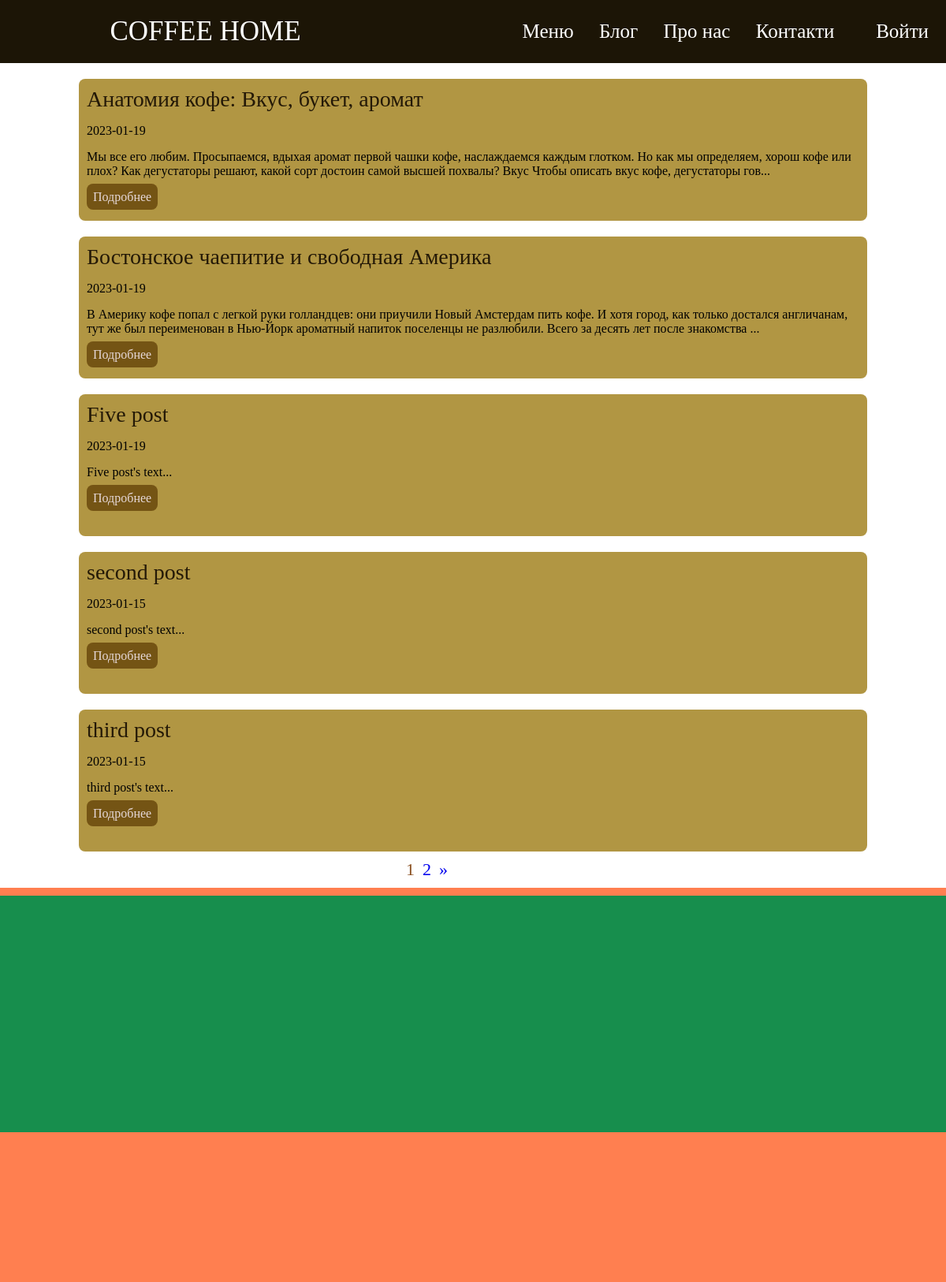
/blog/, run on an earlier commit of the app's database.
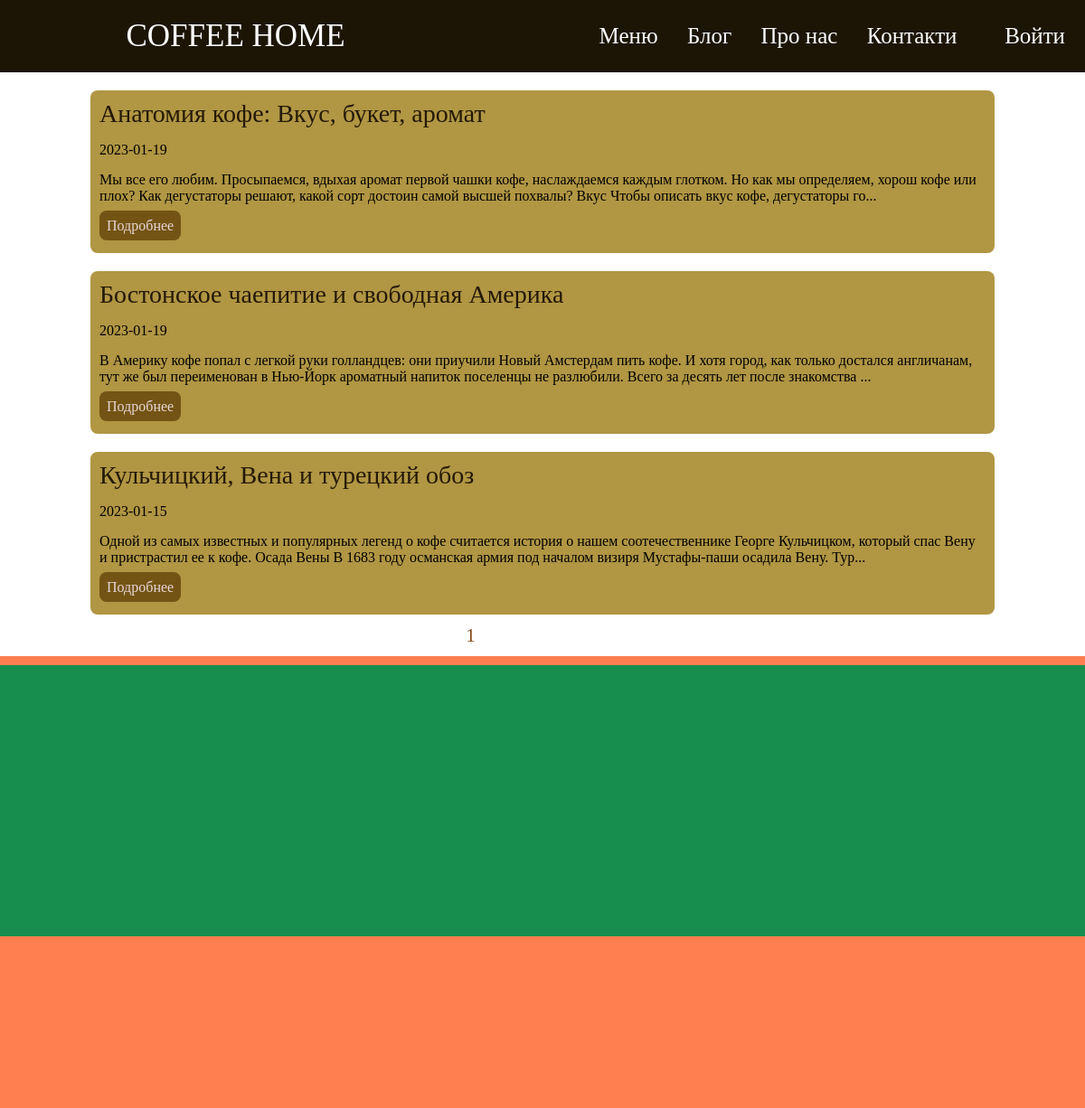
And on a later commit of the database.
### models.py (models this page shows, shortened)
class Posts(db.Model):
    id = db.Column(db.Integer, primary_key=True)
    title = db.Column(db.String(150), nullable=True)
    slug = db.Column(db.String(150), unique=True)
    text = db.Column(db.Text)
    date = db.Column(db.DateTime, default=datetime.now())

### posts/posts.py (the view)
@posts.route('/')
def index():
    posts = Posts.query.order_by(Posts.date.desc())
    page = request.args.get('page')
    if page and page.isdigit():
        page = int(page)
    else:
        page = 1
    pages = posts.paginate(page=page, per_page=5)
    return render_template('posts/index.html', posts=posts, pages=pages)

### posts/templates/posts/index.html (shortened to what this page needs)
{% extends 'posts/base_posts.html' %}
{% block content %} {{ super() }} {% endblock %}
{% block main %}
<main>
  <section class="list-posts">
    {% for el in pages.items %}
    <article class="post">
      <a class="post-title" href="{{ url_for('blue_posts.post_detail', slug=el.slug) }}">{{ el.title }}</a>
      <p class="post-data">{{ el.date.date() }}</p>
      <p class="posr-text">{{ el.text[:250] }}...</p>
      <a class="post-button" href="{{ url_for('blue_posts.post_detail', slug=el.slug) }}">Подробнее</a><br />
    </article>
    {% endfor %}
  </section>
  <ul class="pagination">
    {% for page in pages.iter_pages() %}
    <li {% if page == pages.page %} class="active" {% endif %}>
      <a href="./?page={{ page }}">{{ page }}</a>
    </li>
    {% endfor %}
    {% if pages.has_next %}
    <li class="disabled">
      <a href="./?page={{ pages.next_num }}"><span>&raquo;</span></a>
    </li>
    {% endif %}
  </ul>
</main>
{% endblock %}

### posts/templates/posts/base_posts.html (shortened to what this page needs)
<!DOCTYPE html>
<html lang="en">
  <head>
    <link
      rel="stylesheet"
      href="{{ url_for('.static', filename='css/style.css') }}"
    />
  </head>
  {% block content %}
  <body>
    <header>
      <nav>
        <h1 class="Logo"><a href="{{url_for('index')}}">COFFEE HOME</a></h1>
        <ul class="Menu">
          <li><a href="">Меню</a></li>
          <li><a href="{{url_for('blue_posts.index')}}">Блог</a></li>
          <li><a href="">Про нас</a></li>
          <li><a href="">Контакти</a></li>
          <li class="user-enter-profile">
            {% if not current_user.is_authenticated %}
            <a href="{{ url_for('registration.login')}}">Войти</a>
            {% endif %}
          </li>
        </ul>
      </nav>
    </header>
    {% block main %} {% endblock%}
    <footer><address></address></footer>
  </body>
  {% endblock %}
</html>

### posts/static/css/style.css (style rules this page uses)
html { box-sizing: border-box; font-size: 16px; }
*, *:before, *:after { box-sizing: inherit; }
body, h1, h2, h3, h4, h5, h6, p, ol, ul { margin: 0; padding: 0; font-weight: normal; }
ol, ul { list-style: none; }
a { text-decoration: none; }
body { max-width: 1920px; width: 100%; margin: auto; }
nav { background-color: rgb(28, 21, 6); display: flex; align-items: center; justify-content: space-around; height: 80px; position: fixed; top: 0; max-width: 1920px; width: 100%; z-index: 5; }
.Logo a { font-size: 35px; color: #fff; }
.Menu { width: 400px; height: 100%; display: flex; align-items: center; justify-content: space-between; }
.Menu a { font-size: 25px; color: #fff; padding: 5px 2px; border-radius: 5px; transition: all 300ms ease; }
.user-enter-profile { position: absolute; right: 20px; }
main { margin-top: 80px; }
.list-posts { margin: 100px auto 0 auto; width: 1000px; }
.post { height: 180px; margin-top: 20px; padding: 10px; border-radius: 8px; background-color: rgb(177, 150, 67); }
.post-title { font-size: 28px; color: rgb(36, 25, 7); }
.post p { margin: 15px 0; }
.post-button { padding: 8px; border: 0; border-radius: 8px; color: rgb(230, 216, 216); background-color: rgb(116, 84, 20); }
.pagination { display: flex; font-size: 22px; margin-left: 510px; }
.pagination li { margin: 10px 5px; }
.active a { color: rgb(137, 78, 30); }
footer { background-color: coral; height: 500px; display: flex; }
address { background-color: rgb(23, 142, 77); width: 100%; height: 300px; margin-top: 10px; }

What changed in the data, as far as the page shows it:
removed Posts: title "Five post", date "2023-01-19", text "Five post's text"
removed Posts: title "second post", date "2023-01-15", text "second post's text"
removed Posts: title "third post", date "2023-01-15", text "third post's text"
changed Posts "Анатомия кофе: Вкус, букет, аромат": text "…описать вкус кофе, дегустаторы гов" → "…описать вкус кофе, дегустаторы го"
now on this page (row unchanged): Posts: title "Кульчицкий, Вена и турецкий обоз", date "2023-01-15", text "Одной из самых известных и популярных легенд о кофе считается история о нашем соотечественнике Георге Кульчицком, который спас Вену и пристрастил ее к кофе. Осада Вены В 1683 году османская армия под началом визиря Мустафы-паши осадила Вену. Тур"
Also different on the page:
list line gone: "2"
